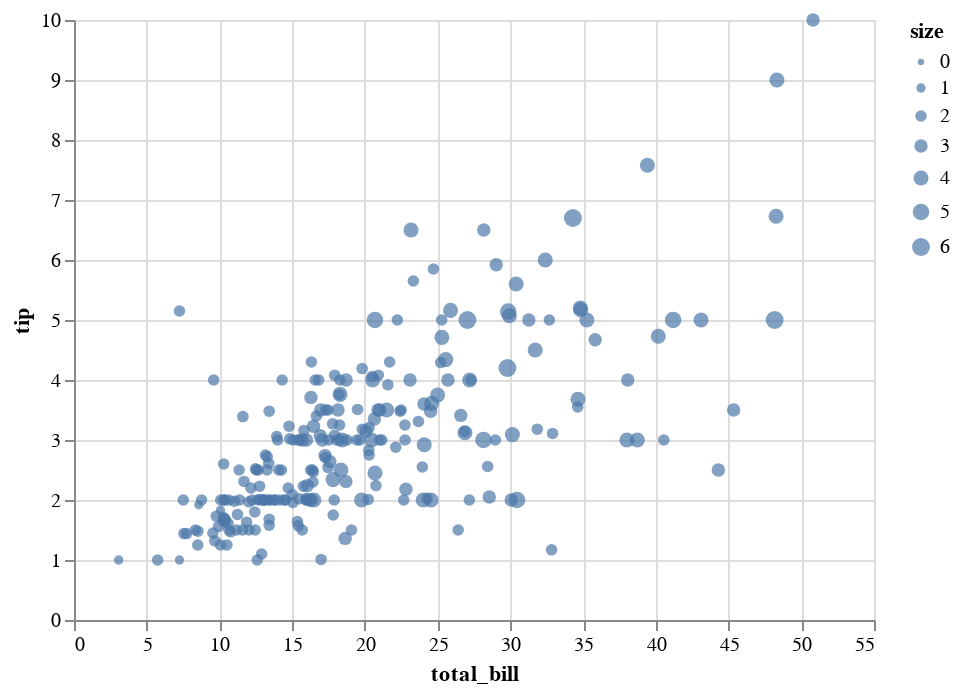

Source (notebook cell):
### Code cell
display(salt.scatterplot(x="total_bill", y="tip", size="size", data=tips))
ax = sns.scatterplot(x="total_bill", y="tip", size="size", data=tips)

### Figure 1 — Vega-Lite specification as saved in the notebook (floating-point values rounded to 4 significant figures; data arrays with more than 128 entries replaced by an {"elided": "..."} marker saying what was removed)
{"$schema": "https://vega.github.io/schema/vega-lite/v2.4.1.json", "config": {"range": {"category": ["rgba(76,114,176,1)", "rgba(221,132,82,1)", "rgba(85,168,104,1)", "rgba(196,78,82,1)", "rgba(129,114,179,1)", "rgba(147,120,96,1)", "rgba(218,139,195,1)", "rgba(140,140,140,1)", "rgba(204,185,116,1)", "rgba(100,181,205,1)"]}, "view": {"height": 300, "width": 400}}, "data": {"values": {"elided": "244 records"}}, "encoding": {"size": {"field": "size", "scale": {"range": [10, 80]}, "type": "quantitative"}, "x": {"axis": {"title": "total_bill"}, "field": "total_bill", "type": "quantitative"}, "y": {"axis": {"title": "tip"}, "field": "tip", "type": "quantitative"}}, "mark": {"filled": true, "type": "point"}}
